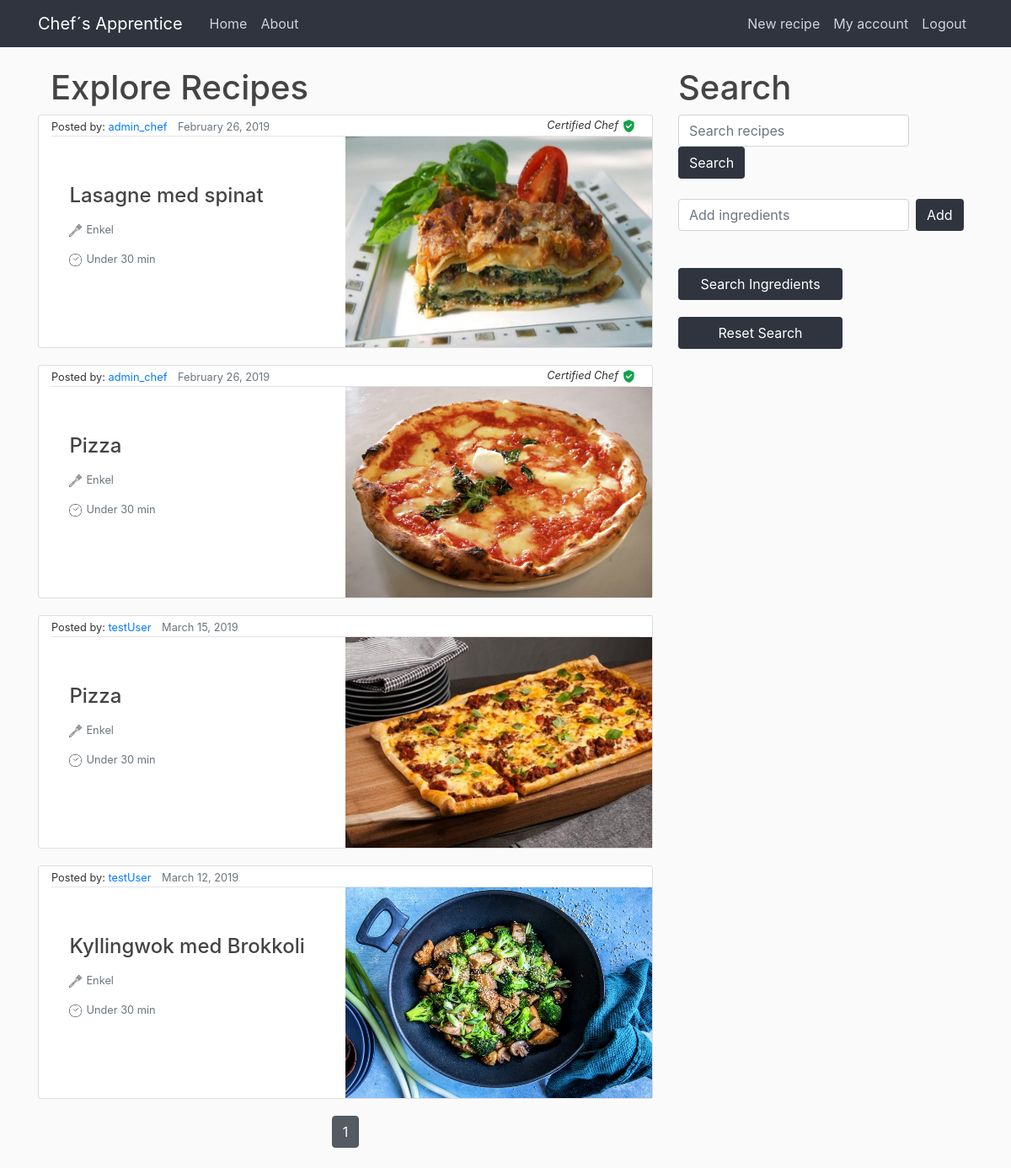
The app's page / (signed in) with its own data.
### chefs_apprentice/models.py (models this page shows, shortened)
class Recipe(models.Model):
    title = models.CharField(max_length=100)  # tenkt samme som tilhørende post
    ingredients = models.ManyToManyField(ChosenIngredient, blank=True, related_name='+')  # liste av ingrediensobjekter
    description = models.TextField()  # tenkt sammen med content i post
    date_posted = models.DateTimeField(
        default=timezone.now)  # DateTimeField(auto_now=True) ville satt datoen til akkurat nå
    author = models.ForeignKey(User,
                               on_delete=models.CASCADE)  # on_delete=models.CASCADE sier at hvis brukeren blir slettet vil postene også bli slettet
    image = models.ImageField(default='default.jpg', upload_to='food_pics')
    visible = models.BooleanField(default=True)
    NIVA = (
        ('E', 'Enkel'),
        ('M', 'Middels'),
        ('V', 'Vanskelig'),
    )
    TID = (
        ('L', 'Under 30 min'),
        ('M', 'Ca. 30-60 min'),
        ('S', 'Over 1 time'),
    )
    tid = models.CharField(default='L', max_length=1, choices=TID)
    niva = models.CharField(default='E', max_length=1, choices=NIVA)

### chefs_apprentice/views.py (the view)
# urls.py: path('', views.home, name='chef-home'),
@login_required
def home(request):
    queryset = Recipe.objects.all().order_by("-date_posted")
    recipe = queryset[0]
    if request.GET.get("sortBy"):
        queryset = Recipe.objects.all().order_by("-date_posted")
        context = {
            'recipies': queryset
        }
        return render(request, 'chefs_apprentice/home.html', context)
    start_list = []
    for a in queryset:
        if a.author.is_staff:
            start_list.append(a)
    for b in queryset:
        if b.author.is_staff == False:
            start_list.append(b)
    query = request.GET.get("q")
    if query:
        queryset = queryset.filter(
            Q(title__icontains=query)
        )
    query_i = request.GET.get("q_i")
    if request.GET.get("addIngredient"):
        input = query_i.split(',')
        ingredients = [x.strip() for x in input]
        ingredients = list(set(ingredients))
        print(curr_i.current_ingredients)
        curr_i.current_ingredients.update(ingredients)
    if request.GET.get("search_ingredient"):
        queryset = getRecipies(queryset, curr_i.current_ingredients)
    if not request.GET.get("search_ingredient") and not query:
        queryset = start_list
    if request.GET.get("reset"):
        curr_i.current_ingredients = set([])
    paginator = Paginator(queryset, 5) # Show 5 contacts per page
    page = request.GET.get('page')
    queryset = paginator.get_page(page)
    context = {
        'recipies': queryset,
        'current_ingredients': curr_i.current_ingredients
    }
    return render(request, 'chefs_apprentice/home.html', context)

### chefs_apprentice/templates/chefs_apprentice/home.html (shortened to what this page needs)
{% extends "chefs_apprentice/base.html" %}
{% block content%}
<div class="container">
  <div class="row">
    <div class="col">
        <h1>Explore Recipes</h1>
    </div>
    </div>
</div>
  {% for recipe in recipies %}
    {% if recipe.visible %}
      <article class="media recipe-section">
        <div class="container">
          <div class="article-metadata">
            <small>Posted by: <a class="mr-2" href="#">{{ recipe.author }}</a></small>
            <small class="text-muted">{{ recipe.date_posted|date:"F d, Y" }}</small>
            <small class="certification">{% if recipe.author.is_staff %}<i>Certified Chef</i><img class="verified" id="certified" src="static/chefs_apprentice/verified.png" alt="#">{% endif %}</small>
          </div>
          <div class="row">
            <div class="col-sm pt-5">
                <h2><a class="article-title" href="{%url 'view_recipe' recipetitle=recipe.title pk=recipe.pk%}">{{ recipe.title }}</a></h2>
                <small class="article-content text-muted"><img class="verified" src="static/chefs_apprentice/spatula.png" alt="#">{{ recipe.get_niva_display }}</small>
                <small class="article-content text-muted"><img class="verified" src="static/chefs_apprentice/time.png" alt="#">{{ recipe.get_tid_display }}</small>
            </div>
            <div class="col-sm">
              <img class="food_image" src="{{ recipe.image.url }}" alt="#">
            </div>
          </div>
        </div>
      </article>
    {% endif %}
  {% endfor  %}
  <div class="pagination">
    <span class="step-links">
        {% for num in recipies.paginator.page_range %}
          {% if recipies.number == num %}
            <a class="btn btn-secondary active mb-4" href="?page={{ num }}&q={{ request.GET.q }}">{{ num }}</a>
          {% elif num > recipies.number|add:'-3' and num < recipies.number|add:'3' %}
            <a class="btn btn-rounded-info mb-4" href="?page={{ num }}">{{ num }}</a>
          {% endif %}
        {% endfor %}
    </span>
</div>
{% endblock content %}

### chefs_apprentice/static/chefs_apprentice/main.css (style rules this page uses)
body { background: #fafafa; color: #333333; margin-top: 5rem; }
h1, h2, h3, h4, h5, h6 { color: #444444; }
.recipe-section { background: #ffffff; padding: 0; border: 1px solid #dddddd; border-radius: 3px; margin-bottom: 20px; }
.article-title { color: #444444; font-size: 1.5rem; justify-content: center; margin-left: 10%; margin-right: 10px; text-align: justify; }
.col-sm { margin: 0; padding: 0; }
.article-content { white-space: pre-line; display: block; justify-content: center; margin: 15px 10%; margin-left: 10%; }
.article-metadata { padding-bottom: 0; margin-bottom: 0; border-bottom: 1px solid #e3e3e3 }
.btn { background-color: #2F343F; color: white; }
.food_image { height: 250px; width: 100%; float: right; padding: 0; margin: 0; }
.certification { float: right; margin-top: 2px; }
#certified { margin-left: 5px; }
.verified { height: 15px; width: 15px; margin-right: 5px; }
.step-links { margin: auto; }

### records on screen
Recipe: author "admin_chef", date_posted "February 26, 2019", visible True (drawn), title "Lasagne med spinat", niva "Enkel", tid "Under 30 min", image (picture)
Recipe: author "admin_chef", date_posted "February 26, 2019", visible True (drawn), title "Pizza", niva "Enkel", tid "Under 30 min", image (picture)
Recipe: author "testUser", date_posted "March 15, 2019", title "Pizza", visible True (drawn), niva "Enkel", tid "Under 30 min", image (picture)
Recipe: author "testUser", date_posted "March 12, 2019", title "Kyllingwok med Brokkoli", visible True (drawn), niva "Enkel", tid "Under 30 min", image (picture)

### other values on screen
{{ num }} "1"
